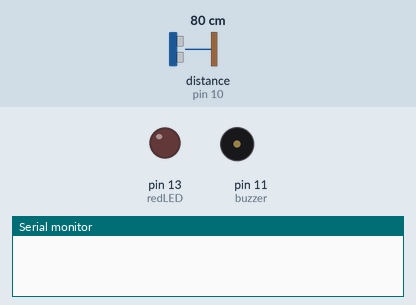
Simulated run of this sketch. Board: Arduino Uno, built with avr-gcc and run on an emulated ATmega328P. Parts: output pins drawn as LEDs (lit = HIGH), buzzer (waves = sounding, pin HIGH), the last lines printed to the serial monitor. Wiring (inferred from the names in the program): ultrasonic range finder: trigger pin 9; echo pin 10. Inputs (shaded band) come from the test bench; at power-on: distance to the obstacle (sensor on pin 10) 80 cm. The echo pulse lasts 58.3 µs per cm; pins used as bus, display or sensor lines are not drawn.

Above: at 1.2 s.
1.3 s: distance to the obstacle (sensor on pin 10) set to 2 cm
At 2.1 s:
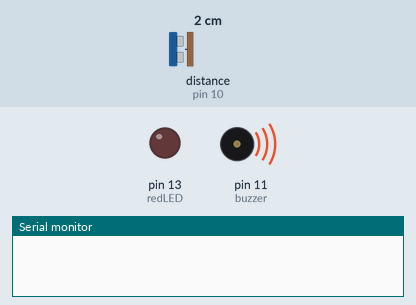
3.8 s: distance to the obstacle (sensor on pin 10) set to 9 cm
6.8 s: distance to the obstacle (sensor on pin 10) set to 12 cm
At 7.5 s:
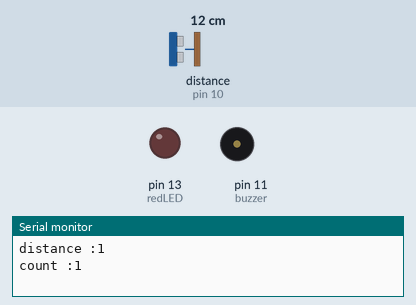
Timing chart, 0 to 9.8 s (numbered marks = the images above; inputs shaded):
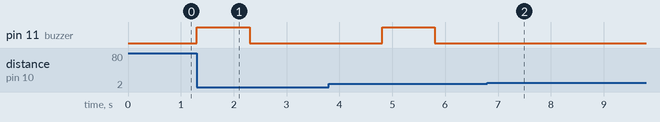

The sketch:

6.Ultra_sonic_sensor.ino
```cpp
/*
 * TamilZorous info tech
*/
#define echoPin 10 // attach pin D3 Arduino to pin Echo of HC-SR04
#define trigPin 9 //attach pin D10 Arduino to pin Trig of HC-SR04
int buzzer =11;//attach relays in to D5 of Arduino(DC Pump is connected to Arduino)
int redLED =13;
int duration, distance;
int i=0;
int maxnum=10;
int count=0;

void setup() {
Serial.begin(9600);
pinMode(trigPin, OUTPUT); // Sets the trigPin as an OUTPUT
pinMode(echoPin, INPUT); // Sets the echoPin as an INPUT
pinMode(buzzer, OUTPUT);// sets the relaypin as OUTPUT
pinMode(redLED,OUTPUT);
}
void loop() {
// Clears the trigPin condition
digitalWrite(trigPin, LOW);
delayMicroseconds(2);
// Sets the trigPin HIGH (ACTIVE) for 10 microseconds
digitalWrite(trigPin, HIGH);
delayMicroseconds(10);
digitalWrite(trigPin, LOW);
// Reads the echoPin, returns the sound wave travel time in microseconds
duration = pulseIn(echoPin, HIGH);
// Calculating the distance
distance = duration * 0.034 / 2; // Speed of sound wave divided by 2 (go and back)

if((distance<10)&&(count<maxnum))
{
digitalWrite(buzzer, HIGH);//LOW for the relay to be on
delay(1000 );//For how many milliseconds your Pump works for pumping the liquid
digitalWrite(buzzer, LOW);//HIGH for the relay to be off
delay(2500);//For how many milliseconds your Pump  NOT works for pumping the liquid
count++;
Serial.print("distance :");
Serial.println( distance);
Serial.print("count :");
Serial.println( count);
}
else if(count == 10){
digitalWrite(redLED, HIGH);//LOW for the relay to be on
delay(1000 );//redLED blink and alart
Serial.println( "Alert");
digitalWrite(redLED, LOW);//HIGH for the relay to be off
delay(500);
count=0;
//exit(0);
}
}
```

Measured:
- the behaviour switches between 10 and 11 cm on distance to the obstacle (sensor on pin 10) (found by bisection; images 1 and 2)
- after the input at 1.3 s, pin 11 (buzzer): LOW → HIGH at once, → LOW 1.0 s later
- after the input at 6.8 s, pin 11 (buzzer): stops changing and stays LOW
